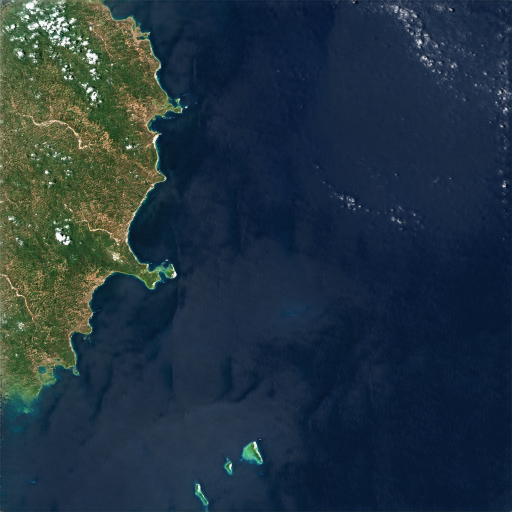
#> input picture moshuir_data/datasets/10_BL.jpg, 1024 x 1024 px (shown at 1/2 size)
$ python -i high_level.py   (imports and definitions only)
#> lines starting #> are read from the running program, lines starting #| are printed output that depends on the picture; after the words box and inside, x2 and y2 are one past the last pixel; in counts of white or black regions, pixels touching at a corner belong together
#> further down, picture is the input picture: shape (1024, 1024, 3); mean B, G, R 64.2, 52, 34.1
import cv2
import numpy as np
import collections
import math
from matplotlib import pyplot as plt
from sympy import symbols, Eq, solve


class HighLevelFeatures:

    width = -1
    height = -1

    diagonal_dominance = -1
    dist_gridlines = []
    dist_powerpoints = []

    entropy = -1

    diagonal_lines = 0
    horizontal_lines = 0
    vertical_lines = 0

    symmetry = -1

    def __init__(self):
        pass

    # [110 lines left out: functions get_symmetry, straight_axis, not called in this run]

    def run(self, image):

        self.width = image.shape[1]
        self.height = image.shape[0]

        saliency = cv2.saliency.StaticSaliencySpectralResidual_create()
        (success, saliencyMap) = saliency.computeSaliency(image)
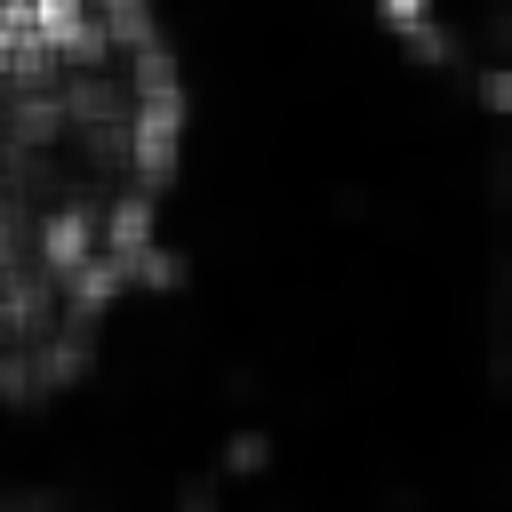
#> saliencyMap: shape (1024, 1024) float32 (shown at 1/2 size); min 0.00136, max 0.993, mean 0.061
#> success = True
        saliencyMap = (saliencyMap * 255).astype("uint8")

        # if we would like a *binary* map that we could process for contours,
        # compute convex hull's, extract bounding boxes, etc.,
        # we can additionally threshold the saliency map
        threshMap = cv2.threshold(saliencyMap.astype("uint8"), 0, 255,
                                  cv2.THRESH_BINARY | cv2.THRESH_OTSU)[1]
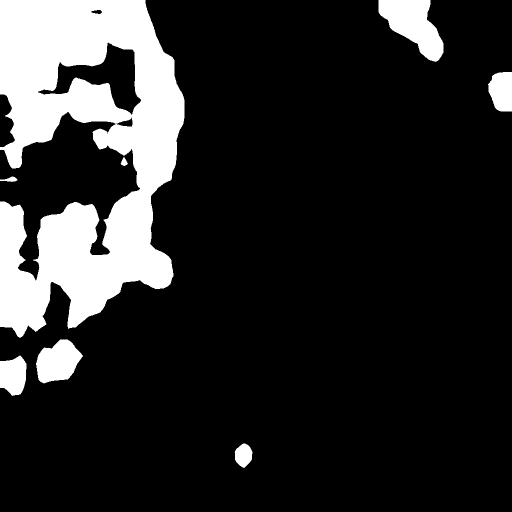
#> threshMap: shape (1024, 1024) (shown at 1/2 size); 16.4% white; 8 white regions, largest, box (x1, y1, x2, y2) and area: (0, 0, 369, 676) 148895, (757, 0, 887, 124) 9001, (72, 679, 166, 767) 5597

        # performing morphological transformation to remove small salient objects,
        # holes in larger salient objects, and connect together nearby salient
        # objects
        closing_kernel = np.ones((60, 60), np.uint8)
        opening_kernel = np.ones((20, 20), np.uint8)
        imageOPEN = cv2.morphologyEx(threshMap, cv2.MORPH_OPEN, opening_kernel)
#> imageOPEN: shape (1024, 1024); 16.2% white; 6 white regions, box (x1, y1, x2, y2) and area: (0, 0, 370, 665) 147611, (758, 0, 888, 121) 9068, (75, 682, 159, 764) 5406, (0, 719, 53, 789) 3283, (979, 145, 1024, 224) 3054, (472, 893, 504, 929) 1063
        imageCLOSED = cv2.morphologyEx(imageOPEN, cv2.MORPH_CLOSE, closing_kernel)
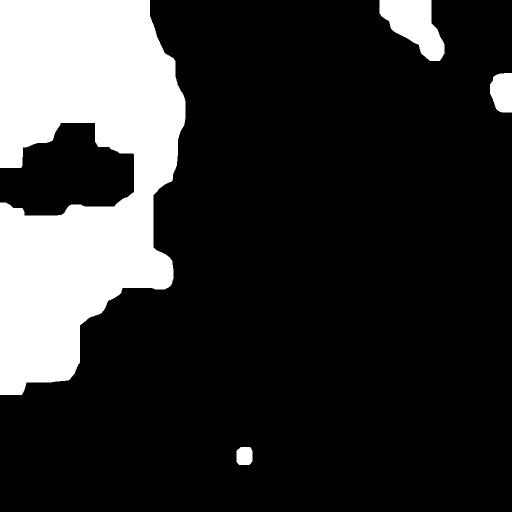
#> imageCLOSED: shape (1024, 1024) (shown at 1/2 size); 19.7% white; 4 white regions

        # getting coordinates of perimeter of areas of interest
        # also called 'salient areas'
        contours, hierarchy = cv2.findContours(imageCLOSED, 1, 2)
#> contours = 4 contours; box (x1, y1, x2, y2) and area: (0, 0, 371, 790) 192102, (759, 0, 889, 122) 9128, (980, 146, 1024, 225) 2870, (473, 894, 505, 930) 1007

        # getting the area of the contours for comparison of size
        # getting centre of mass of the contours
        # putting the contours into a dictionary with area as key
        image_contours = {}
        for c in contours:
            area = cv2.contourArea(c)
            moment = cv2.moments(c)
            cx = int(moment['m10'] / moment['m00'])
            cy = int(moment['m01'] / moment['m00'])

            image_contours[area] = (c, (cx, cy))
#> this loop made 4 passes
#> (area, cx, cy) on passes 1 to 4: (1007, 488, 911), (2869.5, 1004, 183), (9127.5, 828, 49), (192102.5, 159, 344)
#> after the loop, image_contours = 4 items

        # defining the gridlines and powerpoints for Rule of Thirds
        power_points = [(int(self.width / 3), int(self.height / 3)),                                # top left
                        (int((2 * self.width) / 3), int(self.height / 3)),                          # top right
                        (int(self.width / 3), int((2 * self.height) / 3)),                          # bottom left
                        (int((2 * self.width) / 3), int((2 * self.height) / 3))]                    # bottom right

        grid_lines = [((0, int(self.height/3)), (int(self.width), int(self.height/3))),             # horizontal top
                      ((0, int((2*self.height)/3)), (int(self.width), int((2*self.height)/3))),     # horizontal bottom
                      ((int(self.width/3), 0), (int(self.width/3), int(self.height))),              # vertical left
                      ((int((2*self.width)/3), 0), (int((2*self.width)/3), int(self.height)))]      # vertical right

        # contours are ordered in ascending order of area (the largest object is at the end)
        sorted_contours = collections.OrderedDict(sorted(image_contours.items()))
#> sorted_contours = 4 items
        # creating an image with only contours
        # (black with lines where salient objects are on original image)
        contour_mask = np.zeros(image.shape, np.uint8)
        cv2.drawContours(contour_mask, contours, -1, (0, 255, 0), 1)
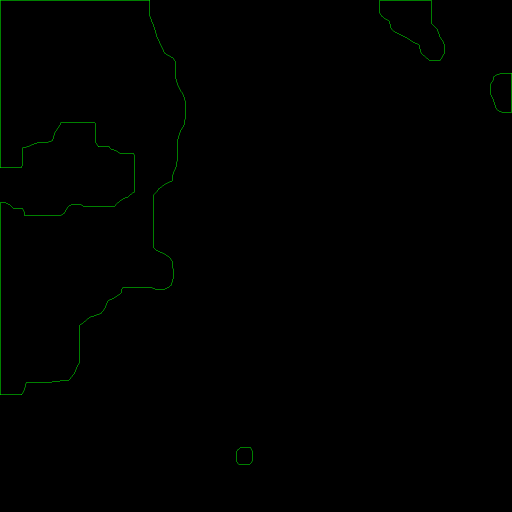
#> contour_mask: shape (1024, 1024, 3) (shown at 1/2 size); mean of channels 0, 1, 2 0, 0.9, 0; drawn as B, G, R

        self.dist_gridlines = []
        self.dist_powerpoints = []

        for s in reversed(sorted_contours.values()):

            # get minimum area bounding box and the coordinates of the four corners
            rect = cv2.minAreaRect(s[0])
            box = cv2.boxPoints(rect)
            box = np.int0(box)

            # check if it is longer than it is wide, determining the orientation
            # get the angle the longer side of the rectangle
            # this provides the visually dominant orientation
            if math.dist(box[3], box[2]) > math.dist(box[1], box[2]):
                p1 = self.midpoint(box[1], box[2])
                p2 = self.midpoint(box[0], box[3])
            else:
                p1 = self.midpoint(box[0], box[1])
                p2 = self.midpoint(box[3], box[2])

            # getting an empty (black) image with only the orientation
            # lines of this current salient object
            orientation_line_mask = np.zeros(image.shape, np.uint8)
            cv2.line(orientation_line_mask, p1, p2, (0, 255, 0), 3)

            # bitwise AND of the two masks, so we are left with just the end
            # points of the orientation lines of this current salient object
            masked_points = cv2.cvtColor(cv2.bitwise_and(contour_mask, orientation_line_mask), cv2.COLOR_BGR2GRAY)
            orientation_points = cv2.findNonZero(masked_points, idx=None)

            bounding_point_1 = (orientation_points[0][0][0],
                                orientation_points[0][0][1])
            bounding_point_2 = (orientation_points[len(orientation_points) - 1][0][0],
                                orientation_points[len(orientation_points) - 1][0][1])

            theta = np.rad2deg(np.arctan(abs(bounding_point_1[1] - bounding_point_2[1]) /
                                         abs(bounding_point_1[0] - bounding_point_2[0])))

            # getting the number of horizontal, vertical,
            # and diagonal lines to compare as ratios to each other
            if theta < 3:
                self.horizontal_lines += 1
            elif 87 < theta < 93:
                self.vertical_lines += 1
            else:
                self.diagonal_lines += 1

            # checking the angle of the orientation line
            # if 'more' horizontal, only check the horizontal grid lines
            # if 'more' vertical, only check the vertical grid lines
            # small bit faster, but also ensures short horizontal lines don't get paired with a vertical
            # grid line since it is on average closer
            gridline_distance = self.width
            if theta > 45:
                gridline_distance = min(min(((abs(bounding_point_1[0] - grid_lines[2][0][0])
                                              + abs(bounding_point_2[0] - grid_lines[2][0][0]))/2),

                                            ((abs(bounding_point_1[0] - grid_lines[3][0][0])
                                              + abs(bounding_point_2[0] - grid_lines[3][0][0]))/2)), gridline_distance)
            else:
                gridline_distance = min(min(((abs(bounding_point_1[1] - grid_lines[0][0][1])
                                              + abs(bounding_point_2[1] - grid_lines[0][0][1]))/2),

                                            ((abs(bounding_point_1[1] - grid_lines[1][0][1])
                                              + abs(bounding_point_2[1] - grid_lines[1][0][1]))/2)), gridline_distance)
            self.dist_gridlines.append(gridline_distance)

            powerpoint_distance = self.width
            for i in range(len(power_points)):
                powerpoint_distance = min(math.dist(power_points[i], s[1]), powerpoint_distance)
            self.dist_powerpoints.append(powerpoint_distance)
#> this loop made 4 passes
#> (rect, box, p1, p2, bounding_point_1, bounding_point_2, theta, self.vertical_lines) on passes 1, 3: (((185, 394.5), (789, 370), -90), [[370, 789], [0, 789], [0, 0], [370, 0]], (185, 789), (185, 0), (183, 0), (183, 633), 90, 1), (((1001.5, 185), (78, 43), -90), [[1023, 224], [980, 224], [980, 146], [1023, 146]], (1001, 224), (1001, 146), (999, 147), (1003, 224), 87.03, 2)
#> masked_points: shape (1024, 1024); values 0 (black) and 150 (white), 0% white in thin lines or dots, all inside (x1, y1, x2, y2) = (486, 894, 491, 930)
#> after the loop, self.diagonal_lines = 1; self.dist_gridlines = [158, 281, 319, 147]; self.dist_powerpoints = [182, 326.5, 358.7, 272.1]; self.horizontal_lines = 1; self.vertical_lines = 2

        # making a filled binary mask of the salient objects
        filled_contour_mask = np.zeros(image.shape, np.uint8)
        cv2.drawContours(filled_contour_mask, contours, -1, (255, 255, 255), 1)
#> filled_contour_mask: shape (1024, 1024, 3); 0.34% white in thin lines or dots
        cv2.floodFill(filled_contour_mask, None, (0, 0), (255, 255, 255))
        filled_contour_mask = cv2.bitwise_not(filled_contour_mask)
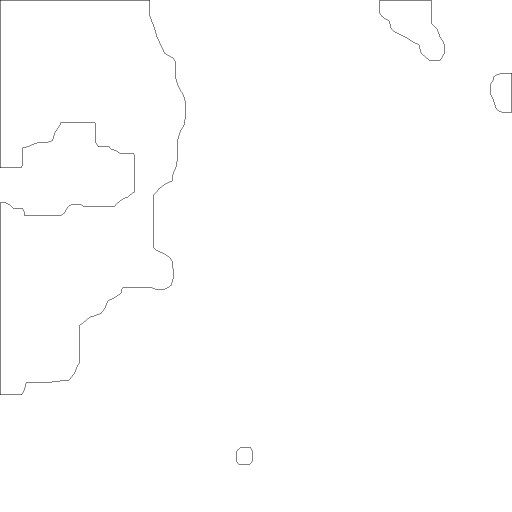
#> filled_contour_mask: shape (1024, 1024, 3) (shown at 1/2 size); 99.7% white; black in thin lines or dots

        # making a mask of the diagonal from top left to right
        # getting to total number of pixels in both the contour and diagonal masks
        diagonal_mask = np.zeros(image.shape, np.uint8)
        cv2.line(diagonal_mask, (0, 0), (self.width, self.height), (255, 255, 255), 1)
#> diagonal_mask: shape (1024, 1024, 3); 0.1% white in thin lines or dots
        masked_diagonal_points = cv2.cvtColor(cv2.bitwise_and(filled_contour_mask, diagonal_mask), cv2.COLOR_BGR2GRAY)
#> masked_diagonal_points: shape (1024, 1024); 0.1% white in thin lines or dots
        diagonal_left_right = cv2.countNonZero(masked_diagonal_points)
#> diagonal_left_right = 1022

        # making a mask of the diagonal from top right to left
        # getting to total number of pixels in both the contour and diagonal masks
        diagonal_mask = np.zeros(image.shape, np.uint8)
        cv2.line(diagonal_mask, (self.width, 0), (0, self.height), (255, 255, 255), 1)
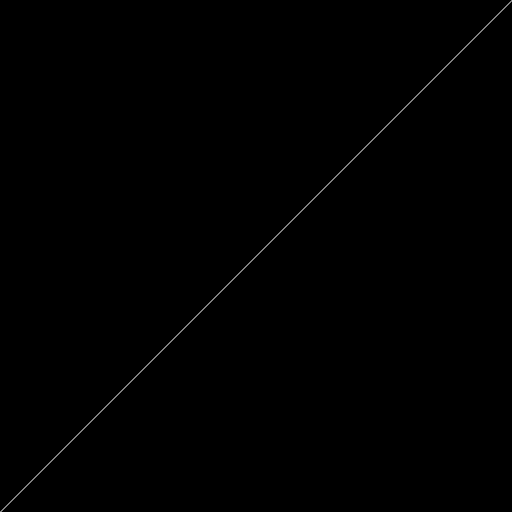
#> diagonal_mask: shape (1024, 1024, 3) (shown at 1/2 size); 0.1% white in thin lines or dots
        masked_diagonal_points = cv2.cvtColor(cv2.bitwise_and(filled_contour_mask, diagonal_mask), cv2.COLOR_BGR2GRAY)
#> masked_diagonal_points: shape (1024, 1024); 0.1% white in thin lines or dots
        diagonal_right_left = cv2.countNonZero(masked_diagonal_points)
#> diagonal_right_left = 1023

        # getting which diagonal has the most pixels giving the highest diagonal dominance
        self.diagonal_dominance = max(diagonal_left_right, diagonal_right_left)
#> self.diagonal_dominance = 1023

        # converting the image to greyscale
        imageGREY = cv2.cvtColor(image, cv2.COLOR_BGR2GRAY)

        # marg is the marginal distribution of the greyscale image
        # bins corresponds to the bitwise quality, e.g. 256 -> 8 bits
        # NOTE: I've tried other bin values (1024, 2048, 1920) and they all gave the same result
        # NOTE: Giving a lower value of bins (128) lowered the entropy values proportionally
        # you filter out the probabilities that are equal to 0
        # finally you apply the Shannon Entropy formula to get the
        # entropy of the image
        marg = np.histogramdd(np.ravel(imageGREY), bins=256)[0] / imageGREY.size
#> marg = 256 values, max 0.034 at index 25, min 0 at index 1, mean 0.00391
        marg = list(filter(lambda p: p > 0, np.ravel(marg)))
#> marg = 254 values, max 0.034 at index 23, min 9.54e-07 at index 0, mean 0.00394
        self.entropy = -np.sum(np.multiply(marg, np.log2(marg)))
#> self.entropy = 6.14

        # resize image to speed up measurement
        scale_percent = 40  # percent of original size
        scaled_width = int(image.shape[1] * scale_percent / 100)
#> scaled_width = 409
        scaled_height = int(image.shape[0] * scale_percent / 100)
#> scaled_height = 409
        dim = (scaled_width, scaled_height)
#> dim = (409, 409)

        resized = cv2.resize(imageGREY, dim, interpolation=cv2.INTER_AREA)
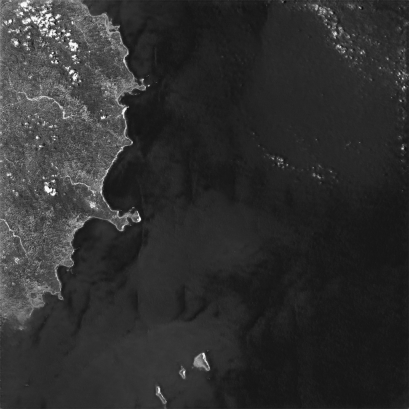
#> resized: shape (409, 409); min 12, max 252, mean 48.1

#> (the run stopped early here; a loop or call above may not have finished)

$ run again, on moshuir_data/datasets/11_BL.jpg
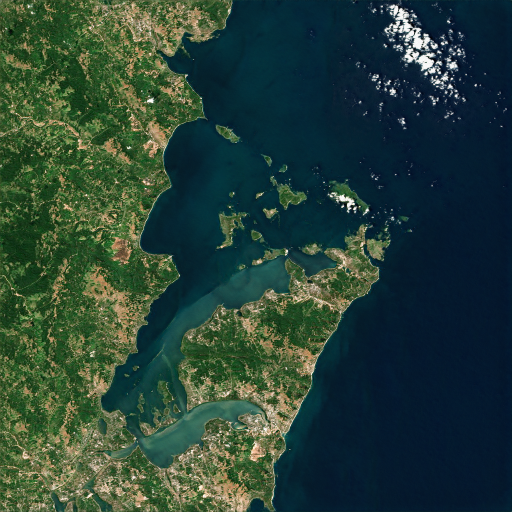
#> input picture moshuir_data/datasets/11_BL.jpg, 1024 x 1024 px (shown at 1/2 size)
#> picture is the input picture: shape (1024, 1024, 3); mean B, G, R 55.4, 65.3, 40.1
#> success = True
#> in run, `threshMap = cv2.threshold(saliencyMap.astype("uint8"), 0, 255, cv2.THR..`:
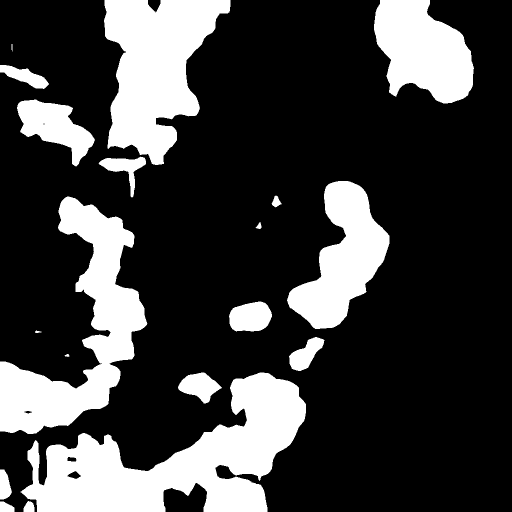
#> threshMap: shape (1024, 1024) (shown at 1/2 size); 24.8% white; 19 white regions, largest, box (x1, y1, x2, y2) and area: (41, 745, 612, 1024) 73220, (0, 393, 295, 868) 50936, (208, 0, 461, 330) 49691
#> imageOPEN: shape (1024, 1024); 24% white; 15 white regions, largest, box (x1, y1, x2, y2) and area: (54, 747, 612, 1024) 70310, (210, 0, 462, 329) 49606, (578, 363, 779, 658) 29694
#> imageCLOSED: shape (1024, 1024); 27.4% white; 3 white regions
#> contours = 3 contours; box (x1, y1, x2, y2) and area: (0, 364, 780, 1024) 185302, (34, 0, 463, 344) 69607, (751, 0, 948, 208) 29014
#> the loop in run, `for c in contours:` made 3 passes
#> (area, cx, cy) on passes 1 to 3: (185301.5, 354, 766), (29013.5, 847, 101), (69607, 267, 168)
#> after the loop in run, `for c in contours:`: image_contours = 3 items
#> the loop in run, `for s in reversed(sorted_contours.values()):` made 3 passes
#> (rect, box, p1, p2, bounding_point_1, bounding_point_2, theta, self.horizontal_lines) on passes 1 to 2: (((389.5, 693.5), (659, 779), -90), [[779, 1023], [0, 1023], [0, 364], [779, 364]], (0, 693), (779, 693), (176, 691), (644, 695), 0.49, 1), (((248, 171.5), (343, 428), -90), [[462, 343], [34, 343], [34, 0], [462, 0]], (34, 171), (462, 171), (39, 169), (378, 173), 0.676, 2)
#> after the loop in run, `for s in reversed(sorted_contours.values()):`: self.dist_gridlines = [11, 170, 167]; self.dist_powerpoints = [85, 188.2, 291.2]; self.horizontal_lines = 2; self.vertical_lines = 1
#> diagonal_left_right = 176
#> diagonal_right_left = 281
#> marg = 256 values, max 0.0606 at index 21, min 1.81e-05 at index 3, mean 0.00391
#> self.entropy = 6.62
#> scaled_width = 409
#> dim = (409, 409)
#> in run, `resized = cv2.resize(imageGREY, dim, interpolation=cv2.INTER_AREA)`:
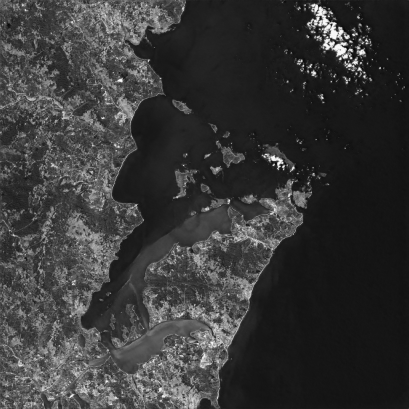
#> resized: shape (409, 409); min 4, max 251, mean 56.6

$ run again, on moshuir_data/datasets/12_BL.jpg
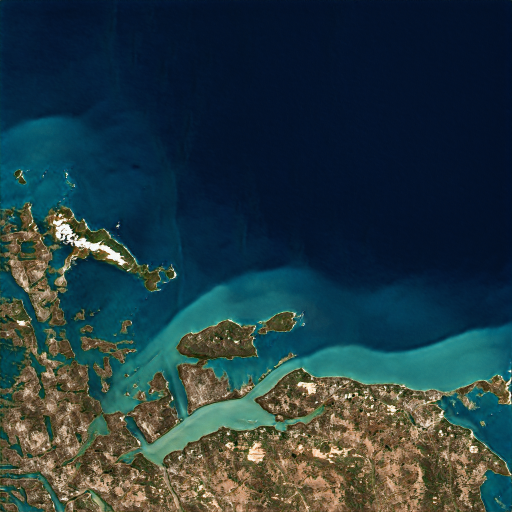
#> input picture moshuir_data/datasets/12_BL.jpg, 1024 x 1024 px (shown at 1/2 size)
#> picture is the input picture: shape (1024, 1024, 3); mean B, G, R 65.2, 59.3, 36.4
#> success = True
#> in run, `threshMap = cv2.threshold(saliencyMap.astype("uint8"), 0, 255, cv2.THR..`:
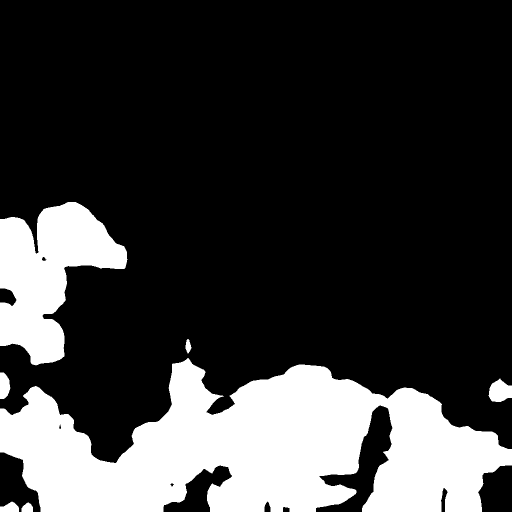
#> threshMap: shape (1024, 1024) (shown at 1/2 size); 23.2% white; 7 white regions, largest, box (x1, y1, x2, y2) and area: (0, 716, 1024, 1024) 194119, (0, 404, 255, 731) 45398, (977, 757, 1024, 804) 1585
#> imageOPEN: shape (1024, 1024); 22.9% white; 7 white regions, largest, box (x1, y1, x2, y2) and area: (0, 725, 768, 1024) 146871, (0, 406, 255, 728) 45430, (726, 777, 1024, 1024) 45028
#> imageCLOSED: shape (1024, 1024); 26.2% white; 2 white regions
#> contours = 2 contours; box (x1, y1, x2, y2) and area: (0, 407, 1024, 1024) 271502, (981, 767, 1024, 805) 1518
#> the loop in run, `for c in contours:` made 2 passes
#> (area, cx, cy) on passes 1 to 2: (1518.5, 1002, 785), (271502, 430, 836)
#> after the loop in run, `for c in contours:`: image_contours = 2 items
#> the loop in run, `for s in reversed(sorted_contours.values()):` made 2 passes
#> (rect, box, p1, p2, bounding_point_1, bounding_point_2, theta, self.horizontal_lines) on pass 1: (((511.5, 715), (616, 1023), -90), [[1023, 1023], [0, 1023], [0, 407], [1023, 407]], (0, 715), (1023, 715), (0, 713), (126, 717), 1.82, 1)
#> after the loop in run, `for s in reversed(sorted_contours.values()):`: self.diagonal_lines = 1; self.dist_gridlines = [33, 103]; self.dist_powerpoints = [177.9, 336.2]; self.horizontal_lines = 1
#> diagonal_left_right = 241
#> diagonal_right_left = 154
#> self.diagonal_dominance = 241
#> in run, `marg = np.histogramdd(np.ravel(imageGREY), bins=256)[0] / imageGREY.size`: marg = 256 values, max 0.0919 at index 15, min 0 at index 127, mean 0.00391
#> in run, `marg = list(filter(lambda p: p > 0, np.ravel(marg)))`: marg = 255 values, max 0.0919 at index 15, min 1.91e-06 at index 1, mean 0.00392
#> self.entropy = 6.51
#> scaled_width = 409
#> dim = (409, 409)
#> in run, `resized = cv2.resize(imageGREY, dim, interpolation=cv2.INTER_AREA)`:
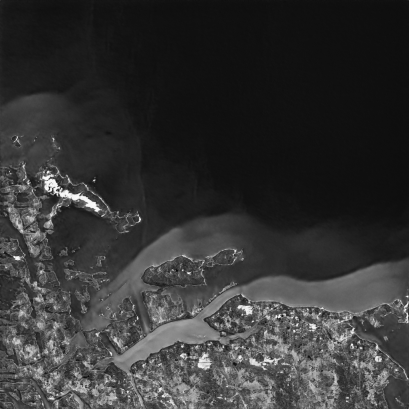
#> resized: shape (409, 409); min 9, max 252, mean 53.1
